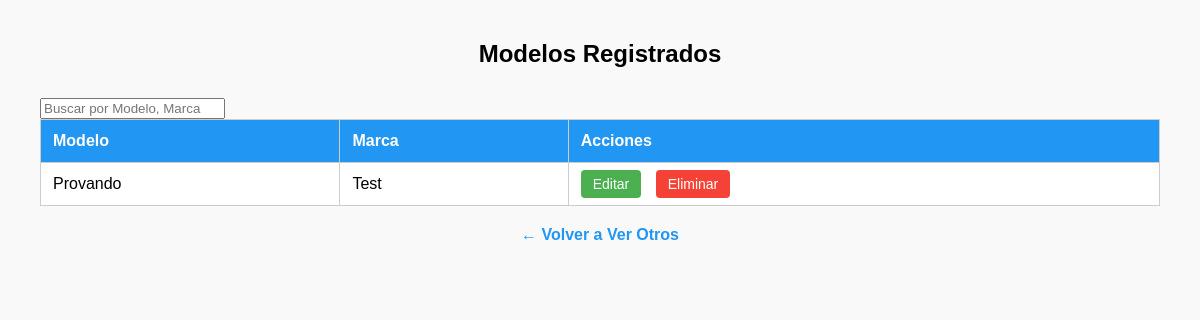
/ver_modelos/, run on an earlier commit of the app's database.
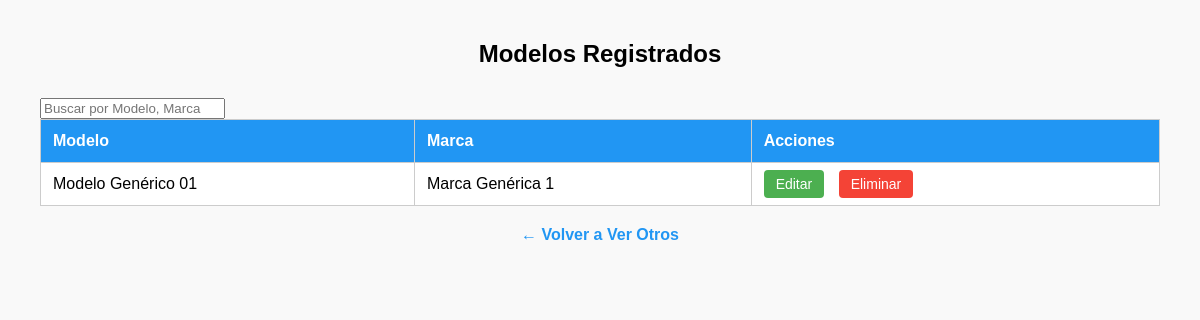
And on a later commit of the database.
### Modelos/models.py (models this page shows, shortened)
class Modelo(models.Model):
    Modelo = models.CharField(max_length=50)
    Marca = models.ForeignKey(Marca, on_delete=models.CASCADE)

class Marca(models.Model):
    Marca = models.CharField(max_length=20)
    def __str__(self):
        return self.Marca

### Modelos/views.py (the view)
# urls.py: path('ver_modelos/', views.ver_modelos, name='ver_modelos'),
def ver_modelos(request):
    modelos = Modelo.objects.select_related('Marca').all()
    return render(request, 'ver_modelos.html', {'modelos': modelos})

### Templates/ver_modelos.html (shortened to what this page needs)
<!DOCTYPE html>
<html lang="es">
<head>
</head>
<body>
    <h2>Modelos Registrados</h2>
        <div class="buscador">
        <input type="text" id="busqueda" onkeyup="filtrarTabla()" placeholder="Buscar por Modelo, Marca">
        </div>
    <table id="tabla-modelo">
        <thead>
            <tr>
                <th>Modelo</th>
                <th>Marca</th>
                <th>Acciones</th>
            </tr>
        </thead>
        <tbody>
            {% for cliente in modelos %}
            <tr>
                <td>{{ cliente.Modelo }}</td>
                <td>{{ cliente.Marca }}</td>
                <td class="acciones">
                    <a href="{% url 'editar_modelo' cliente.pk %}">Editar</a>
                    <a href="{% url 'eliminar_modelo' cliente.pk %}" class="eliminar">Eliminar</a>
                </td>
            </tr>
            {% empty %}
            <tr><td colspan="6" style="text-align:center;">No hay Modelos registrados.</td></tr>
            {% endfor %}
        </tbody>
    </table>
    <div class="volver">
        <a href="{% url 'ver_otros' %}">← Volver a Ver Otros</a>
    </div>
</body>
</html>

What changed in the data, as far as the page shows it:
changed Modelo: Modelo "Provando" → "Modelo Genérico 01"; Marca "Test" → "Marca Genérica 1"
